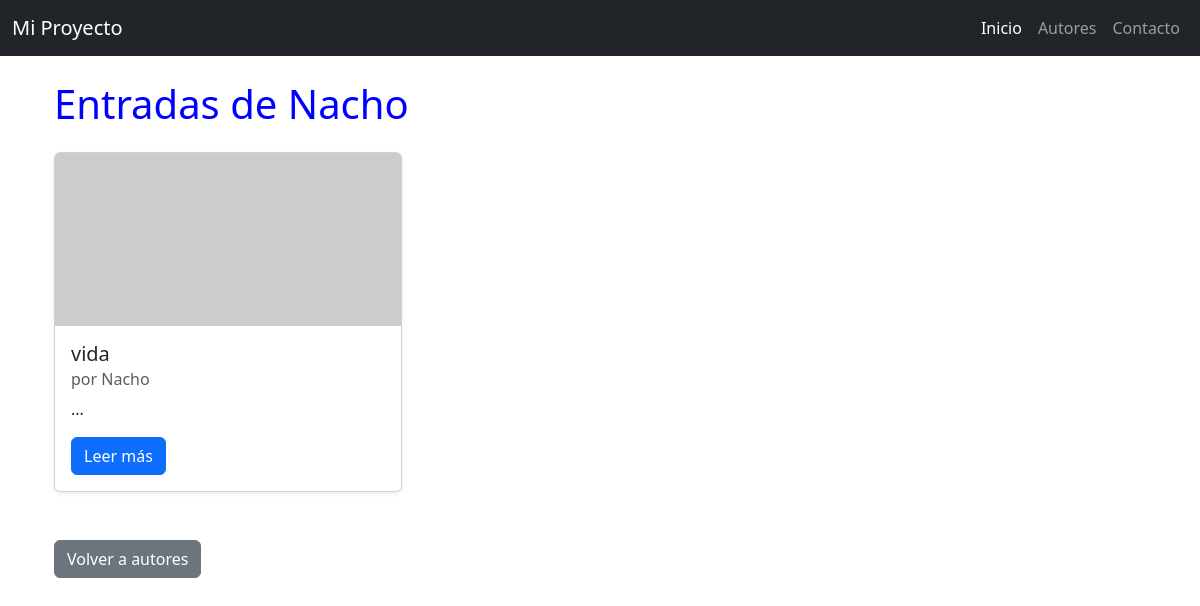
The page /blog/autor/1 on the database its author committed.
### blog/models.py (models this page shows, shortened)
class Autor(models.Model):
    nombre = models.CharField(max_length=60)
    edad = models.IntegerField(null=True, blank=True)
    email = models.EmailField(null=True, blank=True)
    def __str__(self) -> str:
        return self.nombre

class Post(models.Model):
    titulo = models.CharField(max_length=200)
    autor = models.ForeignKey(Autor,on_delete=models.CASCADE)
    cuerpo = models.TextField()

### blog/views.py (the view)
# urls.py: path('autor/<int:autor_pk>', views.autor_post, name='autor_post'),
def autor_post(request, autor_pk):
    entradas = Post.objects.filter(autor=autor_pk)
    autor = get_object_or_404(Autor, pk=autor_pk)
    contexto = {'entradas': entradas, 'autor':autor}
    return render(request, 'blog/autor_post.html',contexto )

### blog/templates/blog/autor_post.html
{% extends 'blog/base.html' %}
{% block contenido %}
<div class="container mt-4">
    <h1 class="mb-4">Entradas de {{ autor.nombre }}</h1>
    <div class="row">
        {% for entrada in entradas %}
        <div class="col-md-4 mb-4">
            <div class="card h-100 shadow-sm">
                {% if entrada.imagen %}
                    <img src="{{ entrada.imagen.url }}" class="card-img-top" alt="{{ entrada.titulo }}">
                {% else %}
                    <img src="https://placehold.co/600x300?text=Sin+Imagen" class="card-img-top" alt="Sin imagen">
                {% endif %}
                <div class="card-body">
                    <h5 class="card-title">{{ entrada.titulo }}</h5>
                    <h6 class="card-subtitle mb-2 text-muted">por {{ entrada.autor }}</h6>
                    <p class="card-text">{{ entrada.cuerpo|truncatewords:20 }}</p>
                    <a href="{% url 'detalle_post' pk=entrada.pk %}" class="btn btn-primary">Leer más</a>
                </div>
            </div>
        </div>
        {% empty %}
        <p>No hay entradas disponibles para este autor.</p>
        {% endfor %}
    </div>
    <div class="mt-4">
        <a href="{% url 'autores' %}" class="btn btn-secondary">Volver a autores</a>
    </div>
</div>
{% endblock %}

### blog/static/css/blog.css (style rules this page uses)
h1 { color: blue !important; }

### rows shown on the page
Autor: nombre "Nacho"
Post: titulo "vida", autor "Nacho", cuerpo "..."
